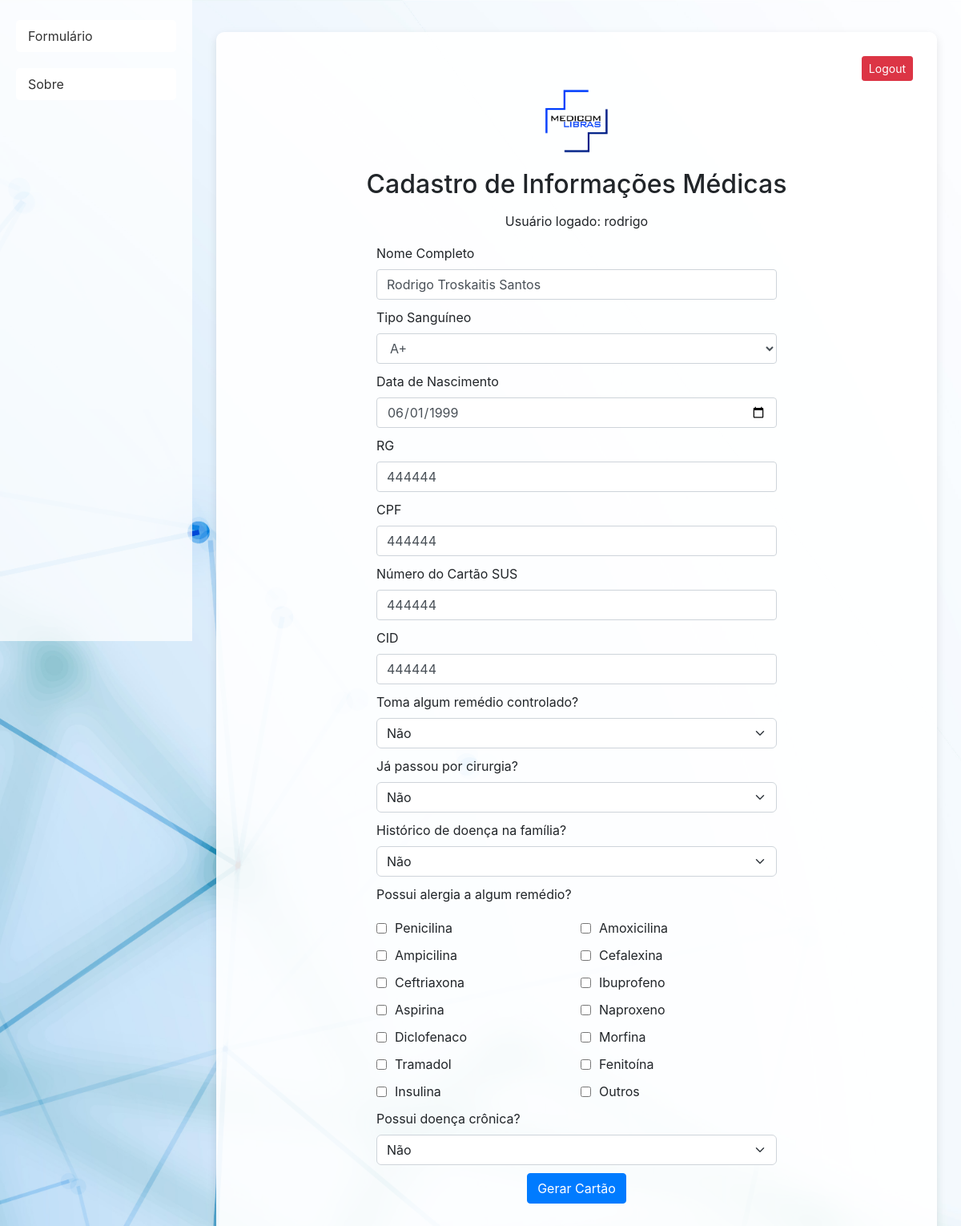
The page / (signed in) on the database as committed earlier.
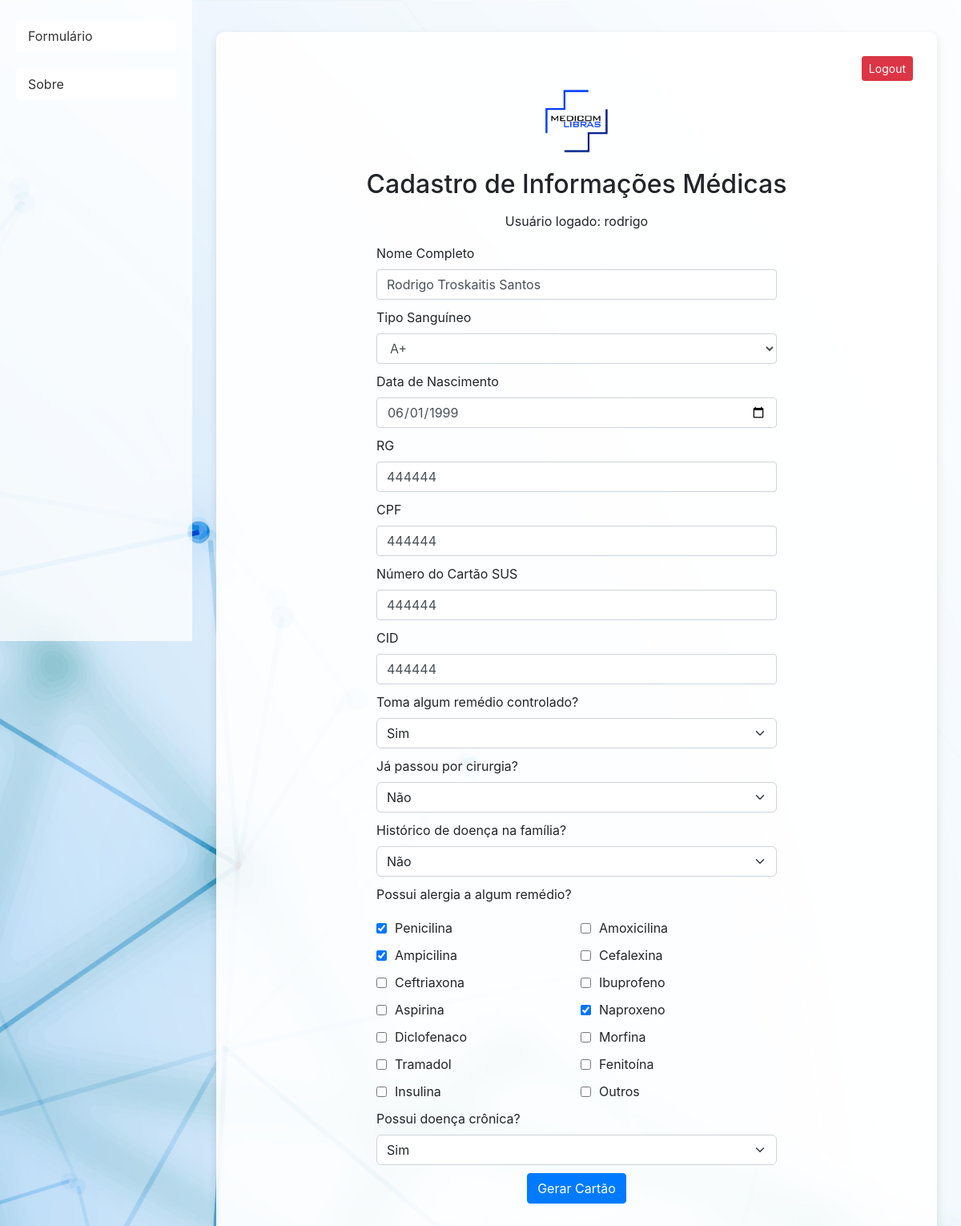
The same page on the database as committed later.
### app.py (models this page shows)
class User(UserMixin, db.Model):
    id = db.Column(db.Integer, primary_key=True)
    username = db.Column(db.String(150), unique=True, nullable=False)
    password = db.Column(db.String(150), nullable=False)

class MedicalRecord(db.Model):
    id = db.Column(db.Integer, primary_key=True)
    user_id = db.Column(db.Integer, db.ForeignKey('user.id'), nullable=False)  # Relacionamento com o usuário
    name = db.Column(db.String(150), nullable=False)
    blood_type = db.Column(db.String(3), nullable=False)
    birth_date = db.Column(db.Date, nullable=False)
    rg = db.Column(db.String(20), nullable=False)
    cpf = db.Column(db.String(20), nullable=False)
    sus_number = db.Column(db.String(20), nullable=False)
    cid = db.Column(db.String(10), nullable=False)
    medication = db.Column(db.Text, nullable=False)
    surgery = db.Column(db.Text, nullable=False)
    family_diseases = db.Column(db.Text, nullable=False)
    allergies = db.Column(db.Text, nullable=False)
    chronic_disease = db.Column(db.Text, nullable=False)
    user = db.relationship('User', backref='medical_records')  # Relacionamento com o modelo User

### app.py (the view, shortened to what this page needs)
@app.route('/', methods=['GET', 'POST'])
@login_required
def index():
    form = MedicalForm()
    existing_record = MedicalRecord.query.filter_by(user_id=current_user.id).first()
    if existing_record and request.method == 'GET':
        form.name.data = existing_record.name
        form.blood_type.data = existing_record.blood_type
        form.birth_date.data = existing_record.birth_date
        form.rg.data = existing_record.rg
        form.cpf.data = existing_record.cpf
        form.sus_number.data = existing_record.sus_number
        form.cid.data = existing_record.cid
        form.medication.data = existing_record.medication.lower()
        form.surgery.data = existing_record.surgery.lower()
        form.family_diseases.data = existing_record.family_diseases.lower()
        form.allergies.data = existing_record.allergies.split(', ')
        form.chronic_disease.data = existing_record.chronic_disease.lower()
    return render_template('form.html', form=form)

### app.py (called while the page is built)
@login_manager.user_loader
def load_user(user_id):
    return User.query.get(int(user_id))

def verify_static_file(filename):
    filepath = os.path.join(app.static_folder, filename)
    if not os.path.exists(filepath):
        print(f"Arquivo não encontrado: {filepath}")
        return False
    return True

@app.before_request
def check_static_files():
    verify_static_file('Logo.png')
    verify_static_file('background.png')

### templates/form.html (shortened to what this page needs)
<!DOCTYPE html>
<html lang="pt-br">
<head>
    <link rel="stylesheet" href="https://stackpath.bootstrapcdn.com/bootstrap/4.5.2/css/bootstrap.min.css">
</head>
<body>
    <div class="sidebar">
        <nav class="sidebar-nav">
            <a href="{{ url_for('index') }}">Formulário</a>
            <a href="{{ url_for('informative') }}">Sobre</a>
        </nav>
    </div>
    <div class="main-content">
        <div class="container">
            <div class="logout-button">
                <form method="POST" action="{{ url_for('logout') }}">
                    <button type="submit" class="btn btn-danger btn-sm">Logout</button>
                </form>
            </div>
            <img src="{{ url_for('static', filename='Logo.png') }}" alt="Logo" class="logo">
            <h1>Cadastro de Informações Médicas</h1>
            <p class="text-center">Usuário logado: {{ current_user.username }}</p>
            <div class="form-wrapper">
                <form method="POST" action="/">
                    <div class="form-group">
                        {{ form.name.label(class="form-label") }}
                        {{ form.name(class="form-control") }}
                    </div>
                    <div class="form-group">
                        {{ form.blood_type.label(class="form-label") }}
                        {{ form.blood_type(class="form-control") }}
                    </div>
                    <div class="form-group">
                        {{ form.birth_date.label(class="form-label") }}
                        {{ form.birth_date(class="form-control") }}
                    </div>
                    <div class="form-group">
                        {{ form.rg.label(class="form-label") }}
                        {{ form.rg(class="form-control") }}
                    </div>
                    <div class="form-group">
                        {{ form.cpf.label(class="form-label") }}
                        {{ form.cpf(class="form-control") }}
                    </div>
                    <div class="form-group">
                        {{ form.sus_number.label(class="form-label") }}
                        {{ form.sus_number(class="form-control") }}
                    </div>
                    <div class="form-group">
                        {{ form.cid.label(class="form-label") }}
                        {{ form.cid(class="form-control") }}
                    </div>
                    <div class="form-group">
                        {{ form.medication.label(class="form-label") }}
                        {{ form.medication(class="form-select") }}
                    </div>
                    <div class="form-group">
                        {{ form.surgery.label(class="form-label") }}
                        {{ form.surgery(class="form-select") }}
                    </div>
                    <div class="form-group">
                        {{ form.family_diseases.label(class="form-label") }}
                        {{ form.family_diseases(class="form-select") }}
                    </div>
                    <div class="form-group">
                        {{ form.allergies.label(class="form-label") }}
                        <div class="checkbox-grid">
                            {% for checkbox in form.allergies %}
                                <div class="checkbox-item">
                                    {{ checkbox(class="checkbox-input") }}
                                    {{ checkbox.label(class="checkbox-label") }}
                                </div>
                            {% endfor %}
                        </div>
                    </div>
                    <div class="form-group">
                        {{ form.chronic_disease.label(class="form-label") }}
                        {{ form.chronic_disease(class="form-select") }}
                    </div>
                    <div class="form-group text-center">
                        <button type="submit" class="btn btn-primary">Gerar Cartão</button>
                    </div>
                </form>
            </div>
        </div>
    </div>
</body>
</html>

Rows that differ between the two databases and show on the page:
changed MedicalRecord "Rodrigo Troskaitis Santos": medication "Não" → "Sim"; chronic_disease "Não" → "Sim"
Other text that changed with them:
form field allergies: "☐" → "☑"
